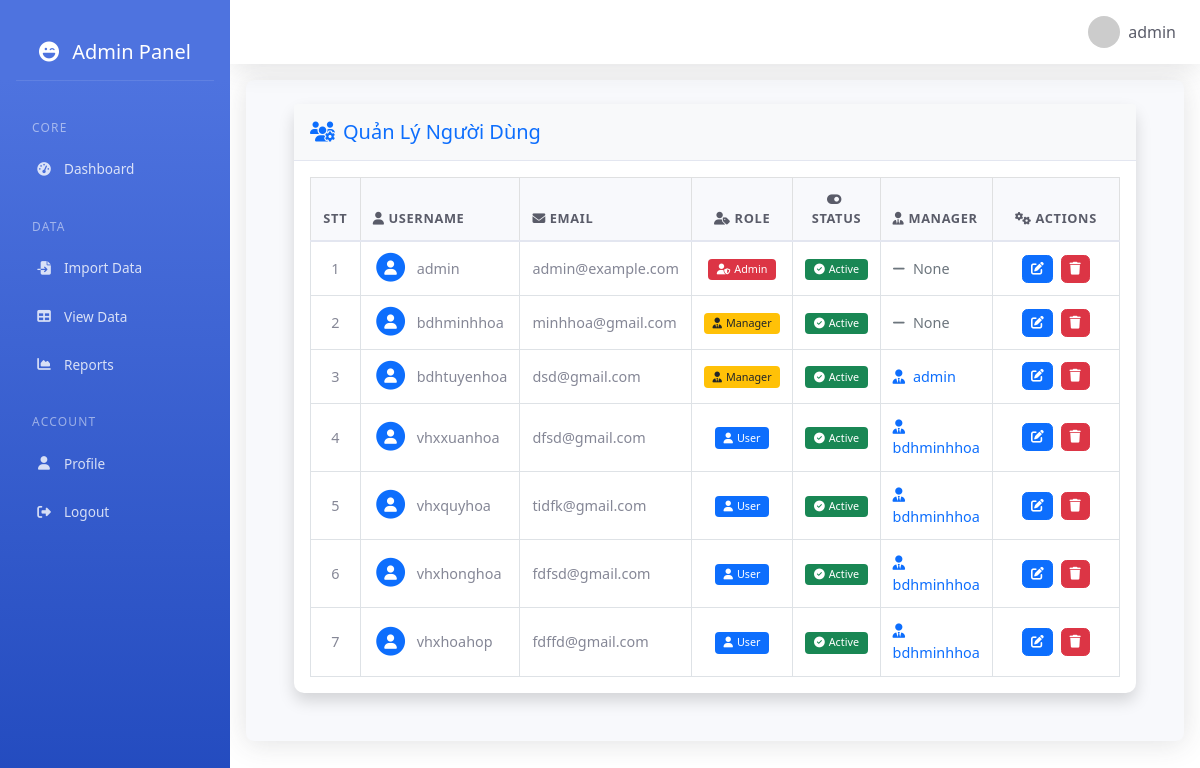
The page /admin (signed in) on the database its author committed.
### app.py (models this page shows, shortened)
class User(db.Model):
    id = db.Column(db.Integer, primary_key=True)
    username = db.Column(db.String(80), unique=True, nullable=False)
    email = db.Column(db.String(120), unique=True, nullable=False)
    password_hash = db.Column(db.String(120), nullable=False)
    role = db.Column(db.String(20), default='user')  # Đảm bảo column này tồn tại
    is_active = db.Column(db.Boolean, default=True)
    manager_id = db.Column(db.Integer, db.ForeignKey('user.id'), nullable=True)
    subordinates = db.relationship('User',
                                 backref=db.backref('manager', remote_side=[id]),
                                 lazy='dynamic',
                                 foreign_keys=[manager_id])
    @property
    def is_admin(self):
        return self.role == 'admin'

### app.py (the view)
@app.route('/admin')
@admin_required
def admin_dashboard():
    users = User.query.all()
    return render_template('admin/dashboard.html', users=users)

### app.py (called while the page is built)
def admin_required(f):
    @wraps(f)
    def decorated_function(*args, **kwargs):
        if 'username' not in session:
            return redirect(url_for('login'))
        user = User.query.filter_by(username=session['username']).first()
        if not user or not user.is_admin:
            abort(403)  # Forbidden
        return f(*args, **kwargs)
    return decorated_function

### templates/admin/dashboard.html (shortened to what this page needs)
{% extends "base.html" %}
{% block content %}
<div class="container-fluid px-4">
    <div class="card shadow mb-4">
        <div class="card-header py-3 d-flex justify-content-between align-items-center">
            <h5 class="m-0 font-weight-bold text-primary">
                <i class="fas fa-users-cog me-2"></i>Quản Lý Người Dùng
            </h5>
        </div>
        <div class="card-body">
            <div class="table-responsive">
                <table class="table table-hover table-bordered">
                    <thead class="table-light">
                        <tr>
                            <th class="text-center" width="50px">STT</th>
                            <th>
                                <i class="fas fa-user me-1"></i>Username
                            </th>
                            <th>
                                <i class="fas fa-envelope me-1"></i>Email
                            </th>
                            <th class="text-center">
                                <i class="fas fa-user-tag me-1"></i>Role
                            </th>
                            <th class="text-center">
                                <i class="fas fa-toggle-on me-1"></i>Status
                            </th>
                            <th>
                                <i class="fas fa-user-tie me-1"></i>Manager
                            </th>
                            <th class="text-center" width="150px">
                                <i class="fas fa-cogs me-1"></i>Actions
                            </th>
                        </tr>
                    </thead>
                    <tbody>
                        {% for user in users %}
                        <tr>
                            <td class="text-center">{{ loop.index }}</td>
                            <td>
                                <div class="d-flex align-items-center">
                                    <span class="fa-stack fa-1x me-2">
                                        <i class="fas fa-circle fa-stack-2x text-primary"></i>
                                        <i class="fas fa-user fa-stack-1x fa-inverse"></i>
                                    </span>
                                    {{ user.username }}
                                </div>
                            </td>
                            <td>{{ user.email }}</td>
                            <td class="text-center">
                                {% if user.role == 'admin' %}
                                    <span class="badge bg-danger">
                                        <i class="fas fa-user-shield me-1"></i>Admin
                                    </span>
                                {% elif user.role == 'manager' %}
                                    <span class="badge bg-warning text-dark">
                                        <i class="fas fa-user-tie me-1"></i>Manager
                                    </span>
                                {% else %}
                                    <span class="badge bg-primary">
                                        <i class="fas fa-user me-1"></i>User
                                    </span>
                                {% endif %}
                            </td>
                            <td class="text-center">
                                {% if user.is_active %}
                                    <span class="badge bg-success">
                                        <i class="fas fa-check-circle me-1"></i>Active
                                    </span>
                                {% else %}
                                    <span class="badge bg-secondary">
                                        <i class="fas fa-times-circle me-1"></i>Inactive
                                    </span>
                                {% endif %}
                            </td>
                            <td>
                                {% if user.manager %}
                                    <span class="text-primary">
                                        <i class="fas fa-user-tie me-1"></i>
                                        {{ user.manager.username }}
                                    </span>
                                {% else %}
                                    <span class="text-muted">
                                        <i class="fas fa-minus me-1"></i>
                                        None
                                    </span>
                                {% endif %}
                            </td>
                            <td class="text-center">
                                <a href="{{ url_for('admin_edit_user', user_id=user.id) }}"
                                   class="btn btn-primary btn-sm"
                                   title="Chỉnh sửa">
                                    <i class="fas fa-edit"></i>
                                </a>
                                <button class="btn btn-danger btn-sm"
                                        title="Xóa"
                                        onclick="deleteUser('{{ user.id }}')">
                                    <i class="fas fa-trash"></i>
                                </button>
                            </td>
                        </tr>
                        {% endfor %}
                    </tbody>
                </table>
            </div>
        </div>
    </div>
</div>
{% endblock %}

### templates/base.html (style rules this page uses)
:root { --primary-color: #4e73df; --secondary-color: #858796; --success-color: #1cc88a; --info-color: #36b9cc; --warning-color: #f6c23e; --danger-color: #e74a3b; --light-color: #f8f9fc; --dark-color: #5a5c69; }
.table { margin-bottom: 0; }
.table thead th { background-color: var(--light-color); border-bottom: 2px solid #e3e6f0; font-weight: 700; font-size: 0.8rem; text-transform: uppercase; letter-spacing: 0.05em; color: var(--dark-color); padding: 0.75rem; }
.table td { vertical-align: middle; font-size: 0.9rem; padding: 0.75rem; color: var(--secondary-color); }
.btn { font-size: 0.85rem; padding: 0.375rem 0.75rem; border-radius: 0.35rem; font-weight: 500; }
.btn-sm { padding: 0.25rem 0.5rem; font-size: 0.75rem; }

### templates/admin/dashboard.html (style rules this page uses)
.card { border: none; border-radius: 10px; }
.card-header { background-color: #f8f9fa; border-bottom: 1px solid #e3e6f0; }
.table { margin-bottom: 0; }
.table th { font-weight: 600; text-transform: uppercase; font-size: 0.8rem; color: #4e73df; }
.table td { vertical-align: middle; font-size: 0.9rem; }
.badge { padding: 0.5em 0.8em; font-weight: 500; }
.btn-sm { padding: 0.25rem 0.5rem; font-size: 0.75rem; margin: 0 2px; }
.btn-sm i { font-size: 0.8rem; }

### rows shown on the page
User: username "admin", email "admin@example.com", role "admin" (drawn), is_active True (drawn), shows "None"
User: username "bdhminhhoa", email "minhhoa@gmail.com", role "manager" (drawn), is_active True (drawn), shows "None"
User: username "bdhtuyenhoa", email "dsd@gmail.com", role "manager" (drawn), is_active True (drawn), manager.username "admin"
User: username "vhxxuanhoa", email "dfsd@gmail.com", role "user" (drawn), is_active True (drawn), manager.username "bdhminhhoa"
User: username "vhxquyhoa", email "tidfk@gmail.com", role "user" (drawn), is_active True (drawn), manager.username "bdhminhhoa"
User: username "vhxhonghoa", email "fdfsd@gmail.com", role "user" (drawn), is_active True (drawn), manager.username "bdhminhhoa"
User: username "vhxhoahop", email "fdffd@gmail.com", role "user" (drawn), is_active True (drawn), manager.username "bdhminhhoa"

### other values the page prints
{{ session['username'] }} "admin"
